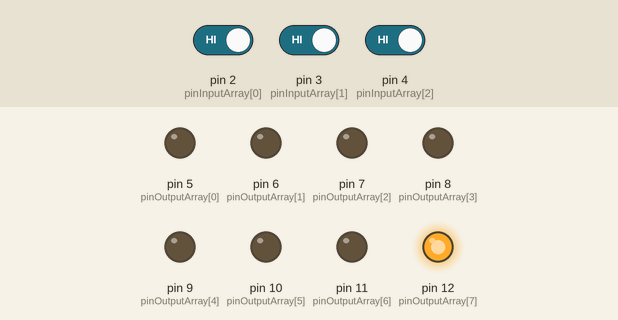
The sketch below on a simulated Arduino Uno, built with avr-gcc and run on an emulated ATmega328P. Shown: output pins drawn as LEDs (lit = HIGH). The test bench sets the inputs (shaded band); at power-on: pin 2 (pinInputArray[0]) HIGH, pin 3 (pinInputArray[1]) HIGH, pin 4 (pinInputArray[2]) HIGH.

Above: at 1.4 s.
1.5 s: pin 2 (pinInputArray[0]) driven LOW
At 1.8 s:
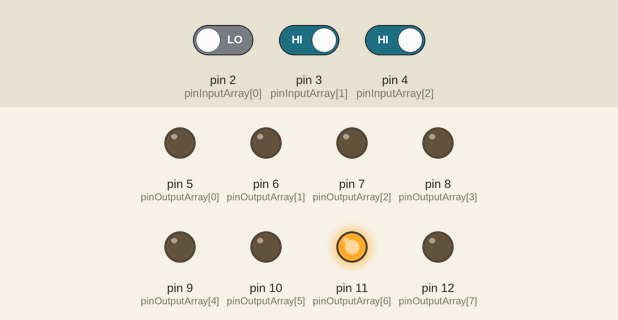
3.0 s: pin 3 (pinInputArray[1]) driven LOW
At 4.2 s:
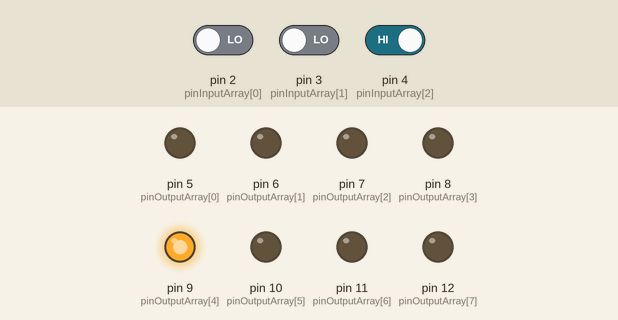
4.5 s: pin 4 (pinInputArray[2]) driven LOW
At 5.3 s:
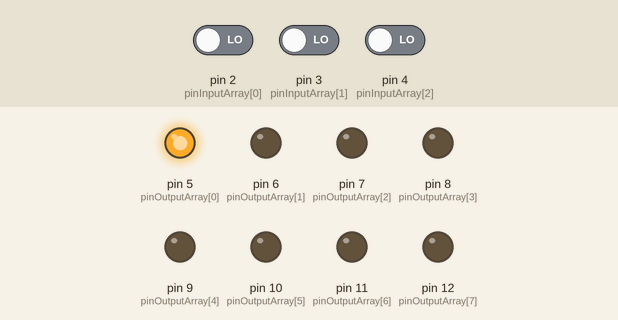
6.0 s: pin 2 (pinInputArray[0]) driven HIGH
At 6.5 s:
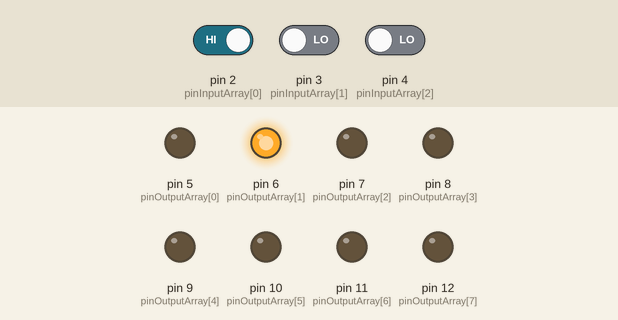
7.5 s: pin 3 (pinInputArray[1]) driven HIGH
At 8.7 s:
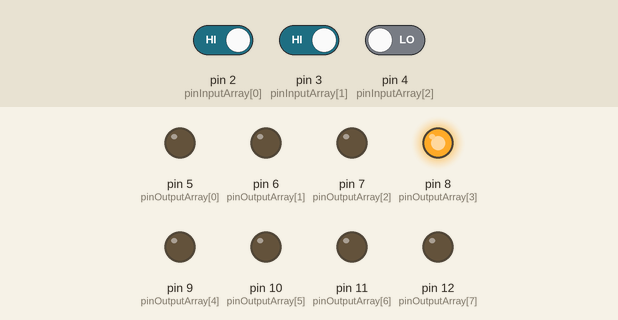
9.0 s: pin 2 (pinInputArray[0]) driven LOW
At 10.0 s:
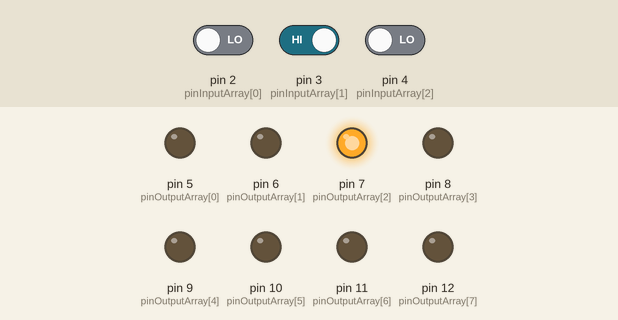
Timing chart, 0 to 11.5 s (numbered marks = the images above; inputs shaded):
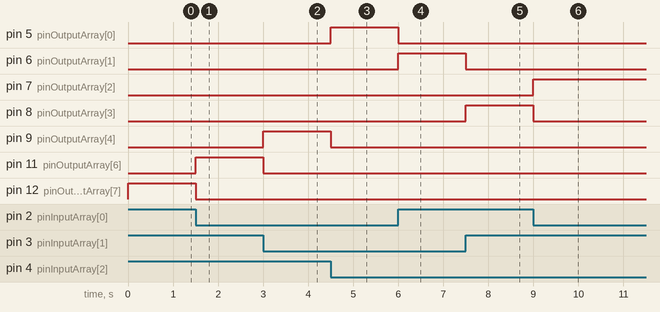

The sketch:

sketch_nov27e.ino
```cpp
int pinInputArray[] =  {2, 3, 4};
int pinOutputArray[] = {5, 6, 7, 8, 9, 10, 11, 12};

void setup() {
  // put your setup code here, to run once:
  Serial.begin(9600);
  for (int i = 0; i < 8; i++) {
    pinMode(pinOutputArray[i], OUTPUT);
  }
  for (int i = 0; i < 3; i++) {
    pinMode(i, INPUT);
  }
}

void loop() {
  int state0 = digitalRead(pinInputArray[0]);
  int state1 = digitalRead(pinInputArray[1]);
  int state2 = digitalRead(pinInputArray[2]);

  for (int i=0; i<8;i++){
    digitalWrite(pinOutputArray[i],LOW);
  }

  if ((state0 == LOW) && (state1 == LOW) &&
      (state2 == LOW)) {
    digitalWrite(pinOutputArray[0],HIGH);
  }
  if ((state0== HIGH) && (state1 == LOW) &&
      (state2 == LOW)) {
      digitalWrite(pinOutputArray[1],HIGH);
  }
  if ((state0 == LOW) && (state1 == HIGH) &&
      (state2 == LOW)) {
      digitalWrite(pinOutputArray[2],HIGH);
  }
  if ((state0 == HIGH) && (state1 == HIGH) &&
      (state2 == LOW)) {
      digitalWrite(pinOutputArray[3],HIGH);
  }
  if ((state0 == LOW) && (state1 == LOW) &&
         (state2 == HIGH)) {
      digitalWrite(pinOutputArray[4],HIGH);
  }

  if ((state0 == HIGH) && (state1 == LOW) &&
      (state2 == HIGH)) {
       digitalWrite(pinOutputArray[5],HIGH);

  }  if ((state0 == LOW) && (state1 == HIGH) &&
         (state2 == HIGH)) {
       digitalWrite(pinOutputArray[6],HIGH);
  }

  if ((state0 == HIGH) && (state1 == HIGH) &&
      (state2 == HIGH)) {
       digitalWrite(pinOutputArray[7],HIGH);
  }
  delay(300);
}
```

Measured:
- after the input at 1.5 s, pin 11 (pinOutputArray[6]): LOW → HIGH at once; pin 12 (pinOutputArray[7]): HIGH → LOW at once
- after the input at 3.0 s, pin 9 (pinOutputArray[4]): LOW → HIGH at once; pin 11 (pinOutputArray[6]): HIGH → LOW at once
- after the input at 4.5 s, pin 5 (pinOutputArray[0]): LOW → HIGH at once; pin 9 (pinOutputArray[4]): HIGH → LOW at once
- after the input at 6.0 s, pin 5 (pinOutputArray[0]): HIGH → LOW at once; pin 6 (pinOutputArray[1]): LOW → HIGH at once
- after the input at 7.5 s, pin 6 (pinOutputArray[1]): HIGH → LOW at once; pin 8 (pinOutputArray[3]): LOW → HIGH at once
- after the input at 9.0 s, pin 7 (pinOutputArray[2]): LOW → HIGH at once; pin 8 (pinOutputArray[3]): HIGH → LOW at once
